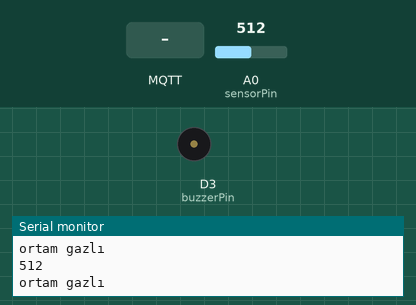
The sketch below on a simulated ESP8266 (NodeMCU). On the bench: buzzer (waves = sounding, pin HIGH), the last lines printed to the serial monitor. The test bench sets the inputs (shaded band); at power-on: A0 (sensorPin) = 512. WiFi joins after 1.5 s; servers stay silent unless stated; random numbers use the default seed unless the sketch sets one; no MQTT or app messages arrive unless stated.

Above: at 2.8 s.
2.9 s: A0 (sensorPin) set to 315
4.4 s: A0 (sensorPin) set to 287
At 5.2 s:
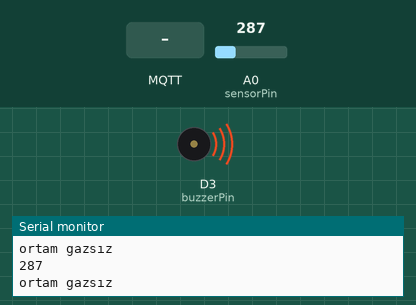
5.9 s: A0 (sensorPin) set to 306
At 6.8 s:
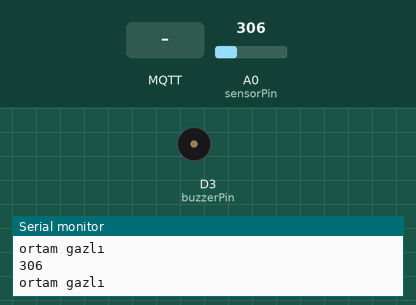
7.7 s: A0 (sensorPin) set to 290
At 8.8 s:
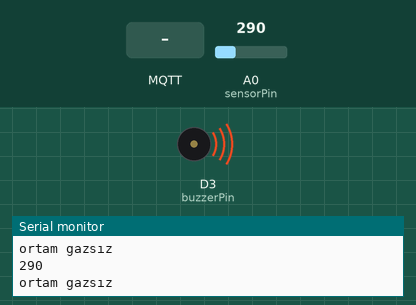
9.4 s: MQTT message "1" arrives on the first subscribed topic
At 9.57 s:
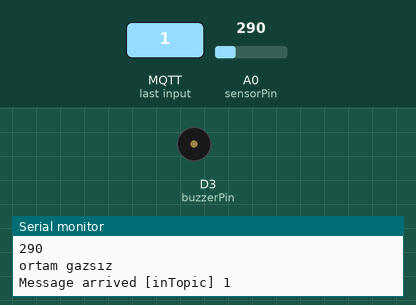
Timing chart, 0 to 12.4 s (numbered marks = the images above; inputs shaded):
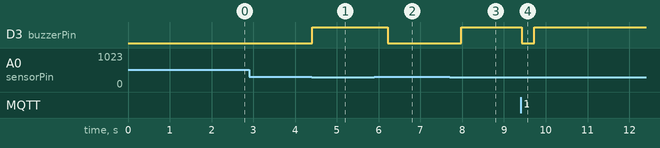

Measured:
- the behaviour switches between 301 and 300 on A0 (sensorPin) (found by bisection; images 0 and 1)
- after the input at 4.4 s, D3 (buzzerPin): LOW → HIGH at once
- after the input at 5.9 s, D3 (buzzerPin): HIGH → LOW after 0.32 s
- after the input at 7.7 s, D3 (buzzerPin): LOW → HIGH after 0.27 s
- after the input at 9.4 s, D3 (buzzerPin): HIGH → LOW at once, → HIGH 0.30 s later

The sketch:

MQ4GasSensor.ino
```cpp
#include <ESP8266WiFi.h>
#include <PubSubClient.h>


const char* ssid = "osman";
const char* password = "osman123";
const char* mqtt_server = "192.168.1.44";

int sensorPin=A0;
int gasValue;
int buzzerPin = D3;

WiFiClient espClient;
PubSubClient client(espClient);


void setup_wifi() {

  delay(100);
  // We start by connecting to a WiFi network
  Serial.println();
  Serial.print("Connecting to ");
  Serial.println(ssid);

  WiFi.mode(WIFI_STA);
  WiFi.begin(ssid, password);

  while (WiFi.status() != WL_CONNECTED) {
    delay(50);
    Serial.print(".");
  }

  randomSeed(micros());

  Serial.println("");
  Serial.println("WiFi connected");
  Serial.println("IP address: ");
  Serial.println(WiFi.localIP());
}

void callback(char* topic, byte* payload, unsigned int length) {
  Serial.print("Message arrived [");
  Serial.print(topic);
  Serial.print("] ");
  for (int i = 0; i < length; i++) {
    Serial.print((char)payload[i]);
  }
  Serial.println();


  if ((char)payload[0] == '1') {
    digitalWrite(buzzerPin, LOW);


  } else {
    digitalWrite(buzzerPin, HIGH);
  }

}

void reconnect() {

  while (!client.connected()) {
    Serial.print("Attempting MQTT connection...");

    String clientId = "ESP8266Client-";
    clientId += String(random(0xffff), HEX);

    if (client.connect(clientId.c_str())) {
      Serial.println("connected");

      client.publish("outTopic", "hello world");

      client.subscribe("inTopic");
      client.subscribe("espLED");
    } else {
      Serial.print("failed, rc=");
      Serial.print(client.state());
      Serial.println(" try again in 5 seconds");

      delay(500);
    }
  }
}

void setup() {
  pinMode(buzzerPin, OUTPUT);
  pinMode(sensorPin,INPUT);
  Serial.begin(115200);
  setup_wifi();
  client.setServer(mqtt_server, 1883);
  client.setCallback(callback);

}

void loop() {

 gasValue=analogRead(sensorPin);
  Serial.println(gasValue);


    if     ( gasValue > 300 ) {

    digitalWrite(buzzerPin,LOW);
    Serial.println("ortam gazlı");
    delay(50);
    char value[6];
      utoa(gasValue , value, 10);
    client.publish("espLDR", value);
  }

  else
  {
    digitalWrite(buzzerPin,HIGH);
    Serial.println("ortam gazsız");
    delay(50);
    reconnect();
  client.loop();

  unsigned long now = millis();
     gasValue=analogRead(sensorPin);


      char value[6];
      utoa(gasValue , value , 10);
    client.publish("espLDR", value);
     }
     delay(300);

  }
```
